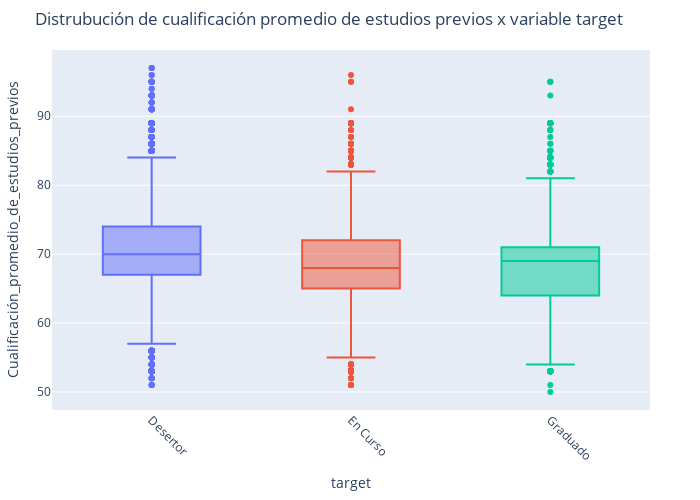

The notebook cell this image was saved under:
### Code cell
plot_boxplot(df, 'Cualificación_promedio_de_estudios_previos', 'Distrubución de cualificación promedio de estudios previos x variable target', group_by='target', color_by='target')

### Figure 1 — Plotly figure (JSON) as saved in the notebook; plotly's stock layout.template omitted (floating-point values rounded to 4 significant figures; data arrays with more than 128 entries replaced by an {"elided": "..."} marker saying what was removed)
{"data": [{"alignmentgroup": "True", "boxpoints": "outliers", "hovertemplate": "target=%{x}<br>Cualificación_promedio_de_estudios_previos=%{y}<extra></extra>", "legendgroup": "Desertor", "marker": {"color": "#636efa"}, "name": "Desertor", "notched": false, "offsetgroup": "Desertor", "orientation": "v", "showlegend": true, "type": "box", "x": {"elided": "35685 str values"}, "x0": " ", "xaxis": "x", "y": {"elided": "35685 int values"}, "y0": " ", "yaxis": "y"}, {"alignmentgroup": "True", "boxpoints": "outliers", "hovertemplate": "target=%{x}<br>Cualificación_promedio_de_estudios_previos=%{y}<extra></extra>", "legendgroup": "En Curso", "marker": {"color": "#EF553B"}, "name": "En Curso", "notched": false, "offsetgroup": "En Curso", "orientation": "v", "showlegend": true, "type": "box", "x": {"elided": "14087 str values"}, "x0": " ", "xaxis": "x", "y": {"elided": "14087 int values"}, "y0": " ", "yaxis": "y"}, {"alignmentgroup": "True", "boxpoints": "outliers", "hovertemplate": "target=%{x}<br>Cualificación_promedio_de_estudios_previos=%{y}<extra></extra>", "legendgroup": "Graduado", "marker": {"color": "#00cc96"}, "name": "Graduado", "notched": false, "offsetgroup": "Graduado", "orientation": "v", "showlegend": true, "type": "box", "x": {"elided": "7738 str values"}, "x0": " ", "xaxis": "x", "y": {"elided": "7738 int values"}, "y0": " ", "yaxis": "y"}], "layout": {"boxmode": "overlay", "height": 500, "legend": {"title": {"text": "target"}, "tracegroupgap": 0}, "margin": {"b": 50, "l": 50, "r": 50, "t": 50}, "showlegend": false, "title": {"text": "Distrubución de cualificación promedio de estudios previos x variable target"}, "width": 700, "xaxis": {"anchor": "y", "categoryarray": ["Desertor", "En Curso", "Graduado"], "categoryorder": "array", "domain": [0, 1], "tickangle": 45, "title": {"text": "target"}}, "yaxis": {"anchor": "x", "domain": [0, 1], "title": {"text": "Cualificación_promedio_de_estudios_previos"}}}}
